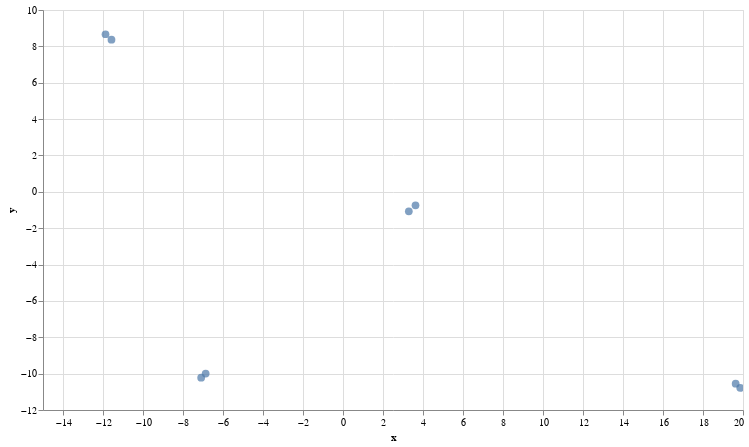

Notebook code for this chart:
### Code cell
# from utils import umap_plot
chart = umap_plot(sentence, sent_emb)
chart.interactive()

### Figure 1 — Vega-Lite specification as saved in the notebook (floating-point values rounded to 4 significant figures)
{"config": {"view": {"continuousWidth": 400, "continuousHeight": 300}}, "data": {"name": "data-42fc071e4893cabfe8d2e634c91a2f25"}, "mark": {"type": "circle", "size": 60}, "encoding": {"tooltip": [{"field": "text", "type": "nominal"}], "x": {"field": "x", "scale": {"zero": false}, "type": "quantitative"}, "y": {"field": "y", "scale": {"zero": false}, "type": "quantitative"}}, "height": 400, "selection": {"selector001": {"type": "interval", "bind": "scales", "encodings": ["x", "y"]}}, "width": 700, "$schema": "https://vega.github.io/schema/vega-lite/v4.17.0.json", "datasets": {"data-42fc071e4893cabfe8d2e634c91a2f25": [{"text": "Where is the world cup?", "x": 3.292, "y": -1.075}, {"text": "The world cup is in Qatar", "x": 3.626, "y": -0.7411}, {"text": "What color is the sky", "x": -6.866, "y": -9.997}, {"text": "The sky is blue", "x": -7.092, "y": -10.22}, {"text": "Where does the bear live?", "x": -11.87, "y": 8.666}, {"text": "The bear lives in the woods", "x": -11.58, "y": 8.368}, {"text": "What is an apple?", "x": 19.86, "y": -10.78}, {"text": "An apple is a fruit", "x": 19.63, "y": -10.55}]}}
